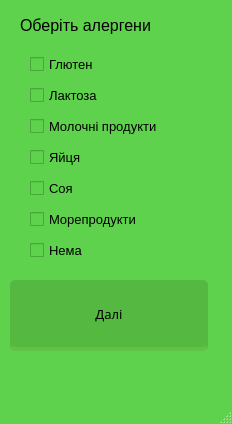
<?xml version="1.0" encoding="UTF-8"?>
<ui version="4.0">
 <class>MainWindow</class>
 <widget class="QMainWindow" name="MainWindow">
  <property name="geometry">
   <rect>
    <x>0</x>
    <y>0</y>
    <width>232</width>
    <height>424</height>
   </rect>
  </property>
  <property name="palette">
   <palette>
    <active>
     <colorrole role="Base">
      <brush brushstyle="SolidPattern">
       <color alpha="255">
        <red>94</red>
        <green>210</green>
        <blue>76</blue>
       </color>
      </brush>
     </colorrole>
     <colorrole role="Window">
      <brush brushstyle="SolidPattern">
       <color alpha="255">
        <red>94</red>
        <green>210</green>
        <blue>76</blue>
       </color>
      </brush>
     </colorrole>
    </active>
    <inactive>
     <colorrole role="Base">
      <brush brushstyle="SolidPattern">
       <color alpha="255">
        <red>94</red>
        <green>210</green>
        <blue>76</blue>
       </color>
      </brush>
     </colorrole>
     <colorrole role="Window">
      <brush brushstyle="SolidPattern">
       <color alpha="255">
        <red>94</red>
        <green>210</green>
        <blue>76</blue>
       </color>
      </brush>
     </colorrole>
    </inactive>
    <disabled>
     <colorrole role="Base">
      <brush brushstyle="SolidPattern">
       <color alpha="255">
        <red>94</red>
        <green>210</green>
        <blue>76</blue>
       </color>
      </brush>
     </colorrole>
     <colorrole role="Window">
      <brush brushstyle="SolidPattern">
       <color alpha="255">
        <red>94</red>
        <green>210</green>
        <blue>76</blue>
       </color>
      </brush>
     </colorrole>
    </disabled>
   </palette>
  </property>
  <property name="windowTitle">
   <string>MainWindow</string>
  </property>
  <widget class="QWidget" name="centralwidget">
   <widget class="QLabel" name="label">
    <property name="geometry">
     <rect>
      <x>20</x>
      <y>0</y>
      <width>261</width>
      <height>51</height>
     </rect>
    </property>
    <property name="font">
     <font>
      <pointsize>12</pointsize>
     </font>
    </property>
    <property name="text">
     <string>Оберіть алергени</string>
    </property>
   </widget>
   <widget class="QWidget" name="verticalLayoutWidget">
    <property name="geometry">
     <rect>
      <x>30</x>
      <y>50</y>
      <width>168</width>
      <height>221</height>
     </rect>
    </property>
    <layout class="QVBoxLayout" name="verticalLayout">
     <item>
      <widget class="QCheckBox" name="gluten">
       <property name="font">
        <font>
         <pointsize>10</pointsize>
        </font>
       </property>
       <property name="text">
        <string>Глютен</string>
       </property>
      </widget>
     </item>
     <item>
      <widget class="QCheckBox" name="lactose">
       <property name="font">
        <font>
         <pointsize>10</pointsize>
        </font>
       </property>
       <property name="text">
        <string>Лактоза</string>
       </property>
      </widget>
     </item>
     <item>
      <widget class="QCheckBox" name="dairy">
       <property name="font">
        <font>
         <pointsize>10</pointsize>
        </font>
       </property>
       <property name="text">
        <string>Молочні продукти</string>
       </property>
      </widget>
     </item>
     <item>
      <widget class="QCheckBox" name="eggs">
       <property name="font">
        <font>
         <pointsize>10</pointsize>
        </font>
       </property>
       <property name="text">
        <string>Яйця</string>
       </property>
      </widget>
     </item>
     <item>
      <widget class="QCheckBox" name="soy">
       <property name="font">
        <font>
         <pointsize>10</pointsize>
        </font>
       </property>
       <property name="text">
        <string>Соя</string>
       </property>
      </widget>
     </item>
     <item>
      <widget class="QCheckBox" name="seafoods">
       <property name="font">
        <font>
         <pointsize>10</pointsize>
        </font>
       </property>
       <property name="text">
        <string>Морепродукти</string>
       </property>
      </widget>
     </item>
     <item>
      <widget class="QCheckBox" name="no">
       <property name="font">
        <font>
         <pointsize>10</pointsize>
        </font>
       </property>
       <property name="text">
        <string>Нема</string>
       </property>
      </widget>
     </item>
    </layout>
   </widget>
   <widget class="QPushButton" name="next_button">
    <property name="geometry">
     <rect>
      <x>10</x>
      <y>280</y>
      <width>201</width>
      <height>71</height>
     </rect>
    </property>
    <property name="font">
     <font>
      <family>Roboto Slab</family>
      <pointsize>10</pointsize>
     </font>
    </property>
    <property name="styleSheet">
     <string notr="true">float:right;
margin-right: 3%;
margin top: 5px;
border-radius:5px;
-moz-border-radius:5px;
webkit-border-radius:5px;
padding:5px 9px;
font-size: 1.2em;
background-color:rgba(85, 184, 65,1);
text-shadow: #454545 0 0 2px;
border-bottom: 4px solid rgba(98, 193, 71, 1);
color:black;
font-family: 'Roboto Slab', senif;</string>
    </property>
    <property name="text">
     <string>Далі</string>
    </property>
   </widget>
  </widget>
  <widget class="QMenuBar" name="menubar">
   <property name="geometry">
    <rect>
     <x>0</x>
     <y>0</y>
     <width>232</width>
     <height>26</height>
    </rect>
   </property>
  </widget>
  <widget class="QStatusBar" name="statusbar"/>
 </widget>
 <resources/>
 <connections/>
</ui>
